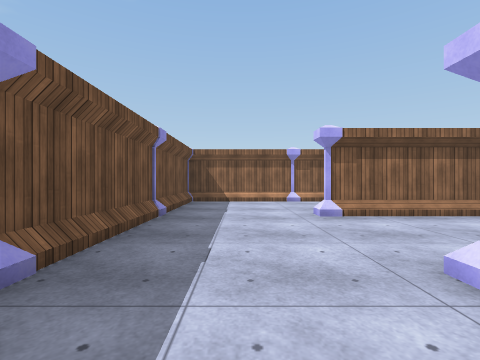
[1] (above)

23 first-person views from a walk through a 3-D level made in the Unity game engine. The camera is 1.2 m above the floor, looks level and sees 85° across. The floor is counted in squares, 2 m on a side. Each view is taken from the middle of a square. On the plan, view 1 faces up. The plan holds only what a view shows up to about 9 squares ahead; the rest is blank. Surface patterns are stand-ins for the level's own textures.

[2]
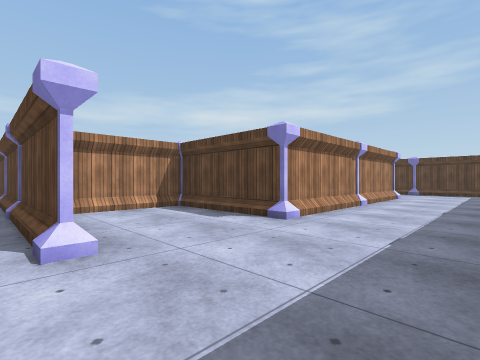

[3]
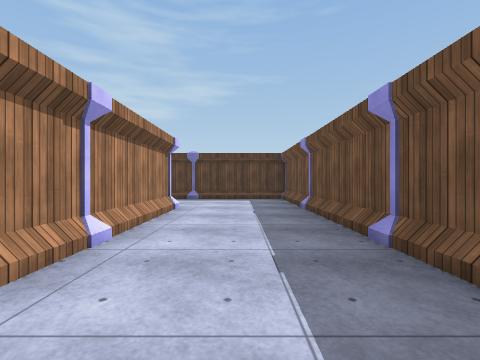

[4]
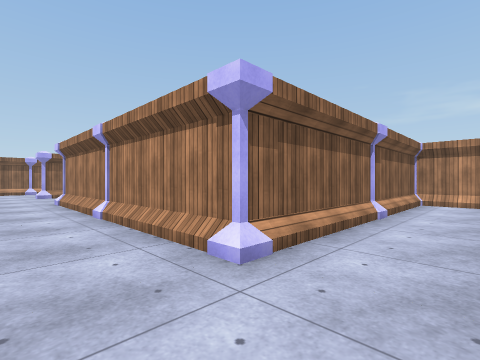

[5]
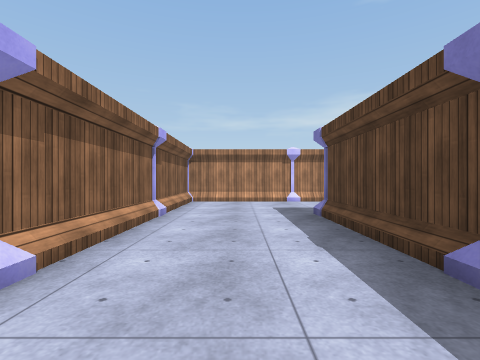

[6]
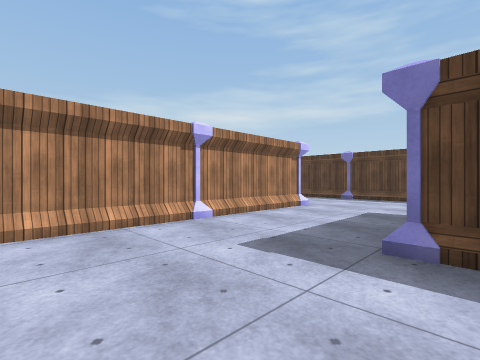

[7]
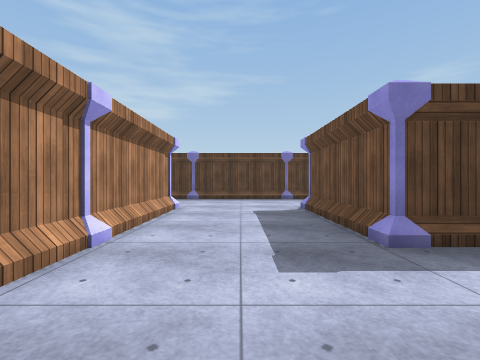

[8]
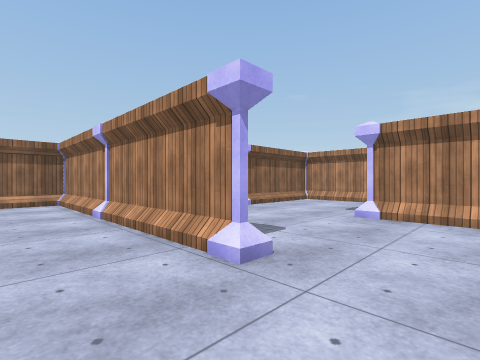

[9]
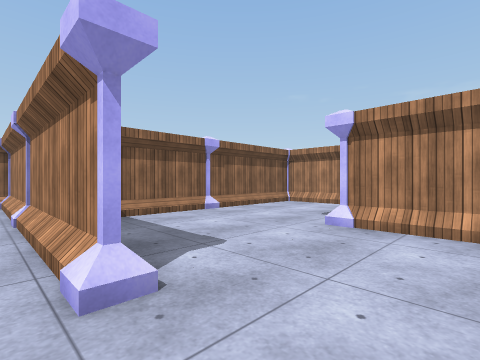

[10]
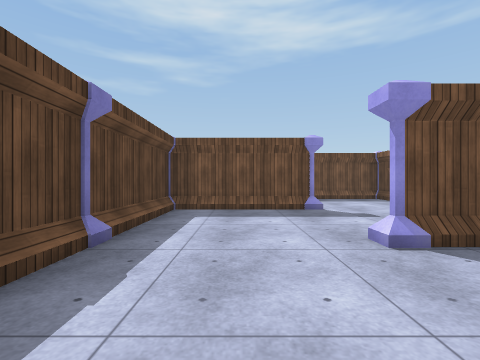

[11]
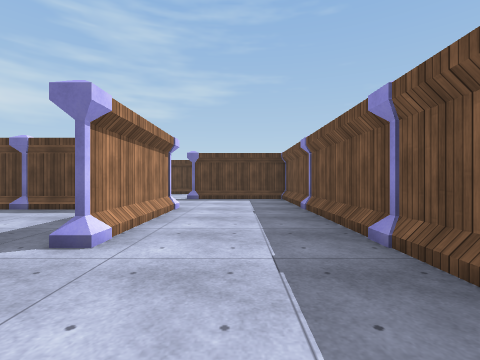

[12]
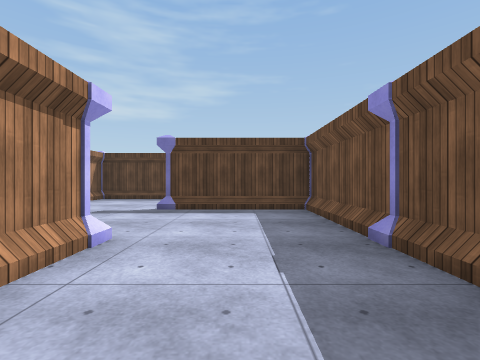

[13]
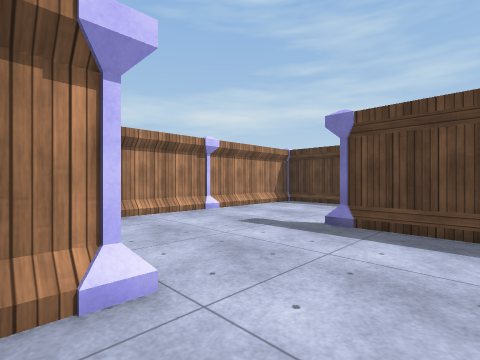

[14]
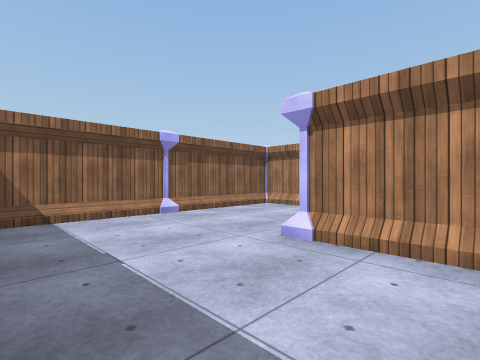

[15]
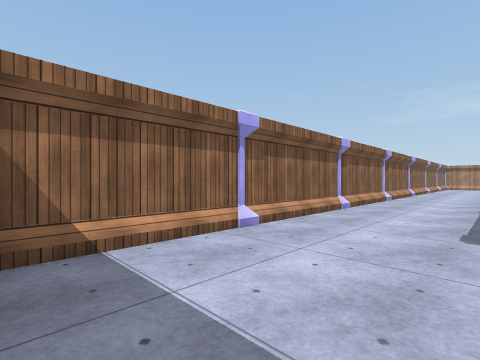

[16]
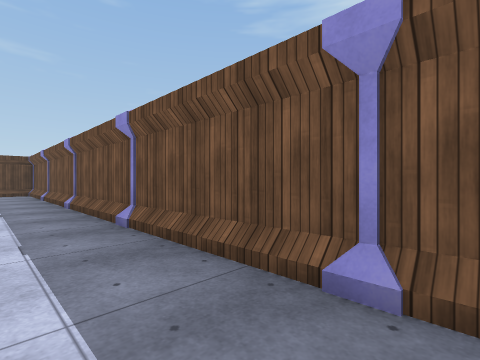

[17]
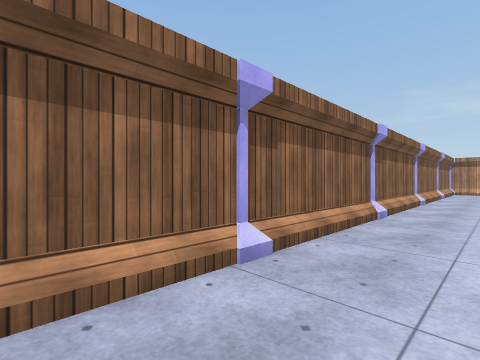

[18]
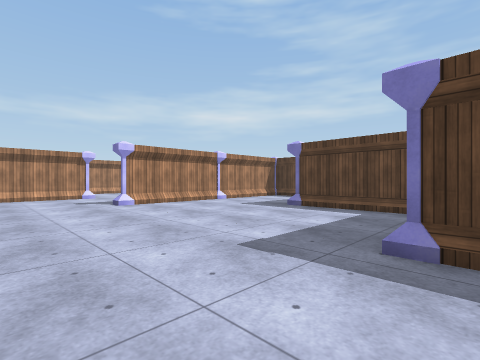

[19]
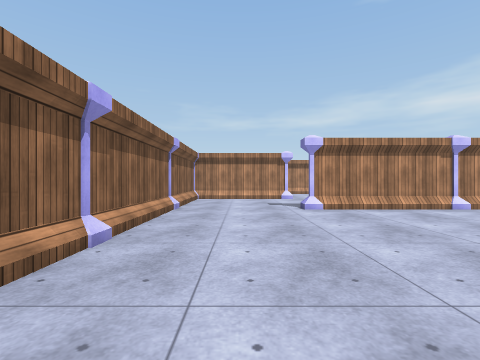

[20]
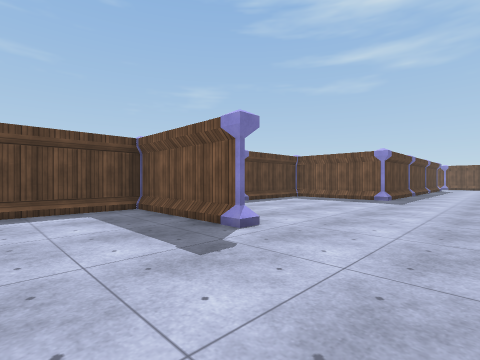

[21]
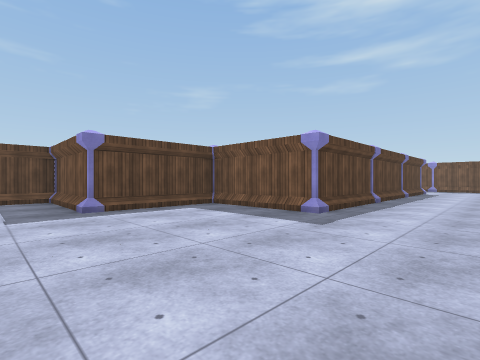

[22]
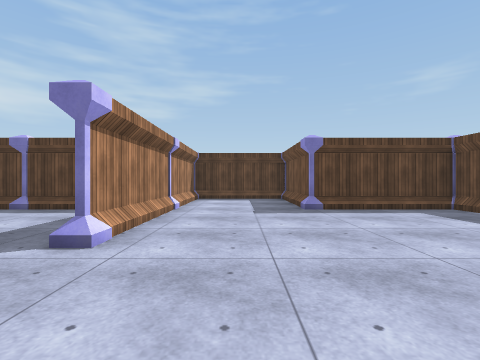

[23]
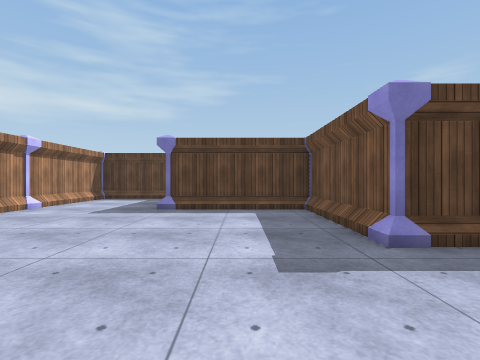

### Floor plan
Points are (right, up) in squares from view 1. A wall is a line through its corners. A room is listed if a view was taken in it or the views show most of it. See-through windows are left out.
Room 1 (views 1, 2, 3, 4, 5, 6, 7, 15, 16)
walls: (1.6, 1.5) (4.5, 1.5) (4.5, 3.6); (4.1, 4.5) (1.5, 4.5); (-1.5, -7.5) (4.5, -7.5); (7.5, -4.5) (1.5, -4.5) (1.5, 0.6); (0.5, 7.5) (-1.5, 7.5) (-1.5, -7); (7.5, -6.6) (7.5, -5.4)
ways out: opening at (1.5, 6.5) to room 4; opening at (6.5, -7) to room 6
objects: pillar (-1, -5); pillar (-1, -2); pillar (-1, 1); pillar (-1, 4); other object (-1, 7); pillar (2, -5); pillar (2, 4); pillar (5, -5)
Room 2 (views 8, 9, 10)
walls: (4.5, -13.5) (7.4, -13.5)
ways out: opening at (5, -11.5) to room 3; opening at (6.5, -9.5) to room 6; opening at (8, -11.5)
objects: pillar (4, -11) to (5, -11); pillar (7, -11) to (8, -11)
Room 3 (views 11, 12, 13, 14)
walls: (1.5, -11.5) (1.5, -13.5) (4.5, -13.5); (1.5, -13.5) (1.5, -11.4); (-1.5, -7) (-1.5, -16.5) (1.5, -16.5); (4.5, -7.5) (-1.5, -7.5); (2.4, -19.5) (4.5, -19.5) (4.5, -14.6)
ways out: opening at (5, -11.5) to room 2
objects: pillar (-1, -14); pillar (-1, -11); other object (-1, -8); pillar (2, -17) to (2, -16); pillar (2, -14); pillar (2, -11); pillar (2, -8)
Room 4 (views 17, 18, 19, 20, 21, 22, 23)
walls: (16.5, 2.4) (16.5, 3.6) (16.5, 1.5) (20.1, 1.5); (19.4, 7.5) (0.5, 7.5); (19.5, 4.5) (19.5, 6.5); (1.8, 4.5) (10.5, 4.5) (10.5, 1.5) (13.5, 1.5)
ways out: opening at (1.5, 6.5) to room 1; opening at (15.5, 2) to room 5; opening at (20, 3.5)
objects: pillar (2, 7); pillar (5, 7); pillar (8, 7); pillar (11, 4); pillar (11, 7); pillar (14, 7); pillar (17, 4); pillar (17, 7); pillar (19, 4) to (20, 4)
Room 5 (no view inside)
walls: (13.5, 0.6) (13.5, -1.5) (16.5, -1.5) (16.5, 2.4)
ways out: opening at (15.5, 2) to room 4
objects: pillar (14, 1)
Room 6 (no view inside)
walls: (4.5, -7.5) (4.5, -10.5); (7.5, -10.5) (7.5, -6.6)
ways out: opening at (6.5, -7) to room 1; opening at (6.5, -9.5) to room 2
objects: pillar (5, -8)

Where each view was taken, in squares from view 1:
view 1: 0 up, 0 right, facing up
view 2: 5 up, 1 left, facing down-right
view 3: 1 up, 0 right, facing down
view 4: 6 down, 0 right, facing up-right
view 5: 6 down, 0 right, facing right
view 6: 5 down, 4 right, facing down-right
view 7: 5 down, 6 right, facing down
view 8: 12 down, 6 right, facing up-right
view 9: 12 down, 7 right, facing up-right
view 10: 12 down, 7 right, facing left
view 11: 8 down, 0 right, facing down
view 12: 11 down, 0 right, facing down
view 13: 13 down, 0 right, facing down-right
view 14: 12 down, 1 left, facing up-right
view 15: 5 up, 1 left, facing up-right
view 16: 5 up, 0 right, facing down-left
view 17: 6 up, 6 right, facing up-right
view 18: 7 up, 10 right, facing down-right
view 19: 6 up, 11 right, facing right
view 20: 7 up, 19 right, facing down-left
view 21: 7 up, 15 right, facing down-left
view 22: 7 up, 15 right, facing down
view 23: 7 up, 12 right, facing down
